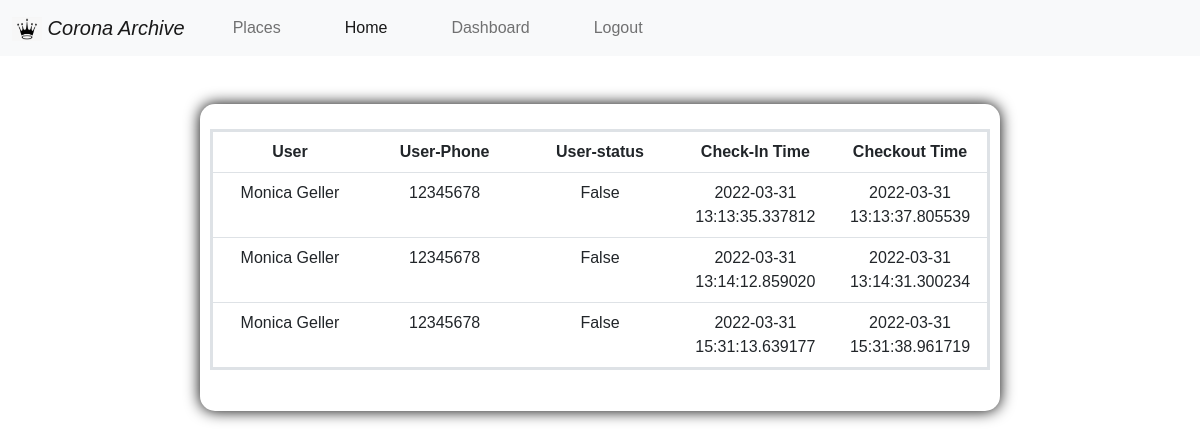
The page /dash_board (signed in) on the database its author committed.
### CoronaArchive/models.py (models this page shows, shortened)
class Visitation(db.Model,UserMixin):
    visitationID = db.Column(db.Integer,primary_key = True)
    entryTime = db.Column(db.DateTime, nullable = False, default = datetime.utcnow)
    exitTime = db.Column(db.DateTime,nullable = True, default = datetime.utcnow)
    userEmail = db.Column(db.String, db.ForeignKey('user.email'), nullable = False)
    placeEmail = db.Column(db.String, db.ForeignKey('place.email'), nullable = False)

class User(db.Model,UserMixin):
    name = db.Column(db.String(20), nullable = False)
    email = db.Column(db.String(20),unique = True, nullable = False, primary_key = True)
    phoneNumber = db.Column(db.String(20),unique = True, nullable = False)
    deviceID = db.Column(db.String(20), unique = True, nullable = True)
    infected = db.Column(db.Boolean,nullable = False, default = False)
    active_visitation = db.Column(db.Integer, default = 0)
    password = db.Column(db.String(60), nullable = False)
    visitations = db.relationship('Visitation', backref='user', lazy=True)

### CoronaArchive/routes.py (the view)
@app.route('/dash_board')
def dash_board():
    user_email = current_user.email
    if User.query.filter_by(email=user_email).first():
        return render_template('user_dashboard.html', visits = Visitation.query.all())
    elif Place.query.filter_by(email=user_email).first():
        return render_template('place_dashboard.html', visits = Visitation.query.all())
    elif Agent.query.filter_by(email=user_email).first():
        return render_template('Agent_dashboard.html', visits = Visitation.query.all())
    elif Hospital.query.filter_by(email=user_email).first():
        return render_template('hostpital_dashboard.html', visits = Visitation.query.all())
    else:
        return render_template('signup-landing.html')

### CoronaArchive/models.py (called while the page is built)
@login_manager.user_loader
def load_user(user_id):
    if User.query.get((user_id)):
        return User.query.get((user_id))
    elif Place.query.get((user_id)):
        return Place.query.get((user_id))
    elif Agent.query.get((user_id)):
        return Agent.query.get((user_id))
    else:
        return Hospital.query.get((user_id))

### CoronaArchive/templates/place_dashboard.html (shortened to what this page needs)
{% extends 'base.html' %}
{% block body %}
<div class="mainContainer">
    <table class="table">
        <tr>
          <th>User</th>
          <th>User-Phone</th>
          <th>User-status</th>
          <th>Check-In Time</th>
          <th>Checkout Time</th>
        </tr>
        {%for visit in visits%}
        {%if visit.place.email == current_user.email%}
        <tr>
          <td>{{visit.user.name}}</td>
          <td>{{visit.user.phoneNumber}}</td>
          <td>{{visit.user.infected}}</td>
          <td>{{visit.entryTime}}</td>
          <td>{{visit.exitTime}}</td>
        </tr>
        {%endif%}
        {%endfor%}
      </table>
</div>
{% endblock %}

### CoronaArchive/static/css/main.css (style rules this page uses)
table { table-layout: fixed; width: 100%; border-collapse: collapse; border: 3px solid purple; }
th, td { padding: 20px; }
div { text-align: center; }
body { padding: 0; margin: 0; font-family: Arial, Helvetica, sans-serif; background-color: rgb(255, 255, 255); color: rgb(0, 0, 0); }
.mainContainer { width: 800px; display: flex; flex-direction: column; margin: auto; align-items: center; background-color: rgb(255, 255, 255); border-radius: 15px; padding: 25px 10px; box-shadow: 0 0 15px rgb(0, 0, 0); }

### rows shown on the page
Visitation: user.name "Monica Geller", user.phoneNumber "12345678", user.infected "False", entryTime "2022-03-31 13:13:35.337812", exitTime "2022-03-31 13:13:37.805539"
Visitation: user.name "Monica Geller", user.phoneNumber "12345678", user.infected "False", entryTime "2022-03-31 13:14:12.859020", exitTime "2022-03-31 13:14:31.300234"
Visitation: user.name "Monica Geller", user.phoneNumber "12345678", user.infected "False", entryTime "2022-03-31 15:31:13.639177", exitTime "2022-03-31 15:31:38.961719"
